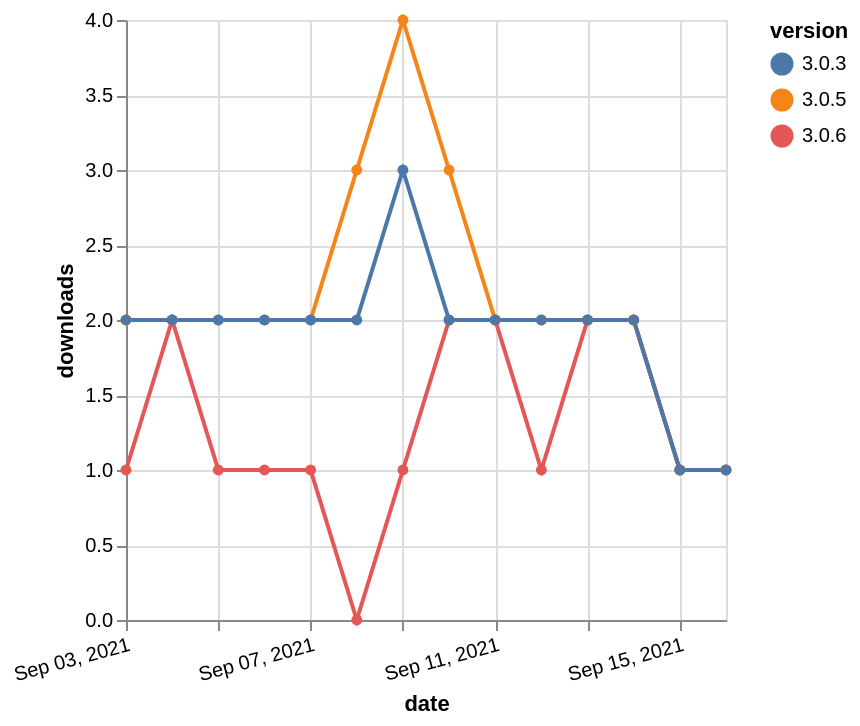

Vega-Lite specification stored for this chart:
### Vega-Lite specification from a JSON file in a GitHub repository (floating-point values rounded to 4 significant figures)
{"$schema": "https://vega.github.io/schema/vega-lite/v5.json", "description": "A simple bar chart with embedded data.", "data": {"values": [{"date": "2021-09-03", "total": 4240, "delta": 2, "version": "3.0.5"}, {"date": "2021-09-04", "total": 4242, "delta": 2, "version": "3.0.5"}, {"date": "2021-09-05", "total": 4244, "delta": 2, "version": "3.0.5"}, {"date": "2021-09-06", "total": 4246, "delta": 2, "version": "3.0.5"}, {"date": "2021-09-07", "total": 4248, "delta": 2, "version": "3.0.5"}, {"date": "2021-09-08", "total": 4251, "delta": 3, "version": "3.0.5"}, {"date": "2021-09-09", "total": 4255, "delta": 4, "version": "3.0.5"}, {"date": "2021-09-10", "total": 4258, "delta": 3, "version": "3.0.5"}, {"date": "2021-09-11", "total": 4260, "delta": 2, "version": "3.0.5"}, {"date": "2021-09-12", "total": 4262, "delta": 2, "version": "3.0.5"}, {"date": "2021-09-13", "total": 4264, "delta": 2, "version": "3.0.5"}, {"date": "2021-09-14", "total": 4266, "delta": 2, "version": "3.0.5"}, {"date": "2021-09-15", "total": 4267, "delta": 1, "version": "3.0.5"}, {"date": "2021-09-16", "total": 4268, "delta": 1, "version": "3.0.5"}, {"date": "2021-09-03", "total": 153, "delta": 1, "version": "3.0.6"}, {"date": "2021-09-04", "total": 155, "delta": 2, "version": "3.0.6"}, {"date": "2021-09-05", "total": 156, "delta": 1, "version": "3.0.6"}, {"date": "2021-09-06", "total": 157, "delta": 1, "version": "3.0.6"}, {"date": "2021-09-07", "total": 158, "delta": 1, "version": "3.0.6"}, {"date": "2021-09-08", "total": 158, "delta": 0, "version": "3.0.6"}, {"date": "2021-09-09", "total": 159, "delta": 1, "version": "3.0.6"}, {"date": "2021-09-10", "total": 161, "delta": 2, "version": "3.0.6"}, {"date": "2021-09-11", "total": 163, "delta": 2, "version": "3.0.6"}, {"date": "2021-09-12", "total": 164, "delta": 1, "version": "3.0.6"}, {"date": "2021-09-13", "total": 166, "delta": 2, "version": "3.0.6"}, {"date": "2021-09-14", "total": 168, "delta": 2, "version": "3.0.6"}, {"date": "2021-09-15", "total": 169, "delta": 1, "version": "3.0.6"}, {"date": "2021-09-16", "total": 170, "delta": 1, "version": "3.0.6"}, {"date": "2021-09-03", "total": 2587, "delta": 2, "version": "3.0.3"}, {"date": "2021-09-04", "total": 2589, "delta": 2, "version": "3.0.3"}, {"date": "2021-09-05", "total": 2591, "delta": 2, "version": "3.0.3"}, {"date": "2021-09-06", "total": 2593, "delta": 2, "version": "3.0.3"}, {"date": "2021-09-07", "total": 2595, "delta": 2, "version": "3.0.3"}, {"date": "2021-09-08", "total": 2597, "delta": 2, "version": "3.0.3"}, {"date": "2021-09-09", "total": 2600, "delta": 3, "version": "3.0.3"}, {"date": "2021-09-10", "total": 2602, "delta": 2, "version": "3.0.3"}, {"date": "2021-09-11", "total": 2604, "delta": 2, "version": "3.0.3"}, {"date": "2021-09-12", "total": 2606, "delta": 2, "version": "3.0.3"}, {"date": "2021-09-13", "total": 2608, "delta": 2, "version": "3.0.3"}, {"date": "2021-09-14", "total": 2610, "delta": 2, "version": "3.0.3"}, {"date": "2021-09-15", "total": 2611, "delta": 1, "version": "3.0.3"}, {"date": "2021-09-16", "total": 2612, "delta": 1, "version": "3.0.3"}]}, "width": "container", "mark": {"type": "line", "point": {"filled": true}}, "encoding": {"x": {"field": "date", "type": "temporal", "timeUnit": "yearmonthdate", "title": "date", "axis": {"labelAngle": -15}}, "y": {"field": "delta", "type": "quantitative", "title": "downloads"}, "color": {"field": "version", "type": "nominal"}, "tooltip": {"field": "delta"}}}
